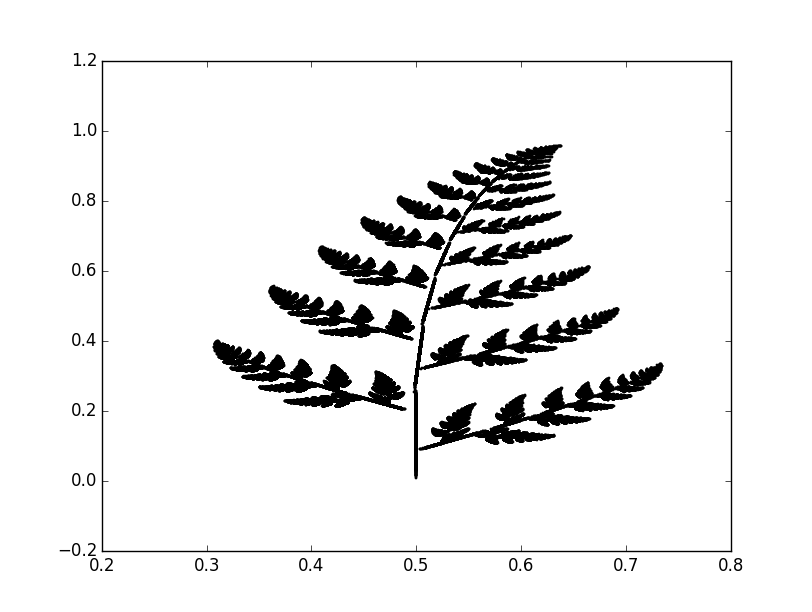

The Python source for this figure:
#!/usr/bin/env python3

from random import random
import matplotlib.pyplot as plt

X = list()
Y = list()

x, y = 0.5, 0.0 

def Evolve(x, y):
    xnew, ynew = None, None
    if random() < 0.02: xnew, ynew = (0.5, 0.27*y)
    elif random() <= 0.17: xnew, ynew = (-0.139*x+0.263*y+0.57, 0.246*x + 0.224*y-0.036)
    elif random() <= 0.3: xnew, ynew = (0.17*x-0.215*y+0.408, 0.222*x+0.176*y+0.0893)
    else: xnew, ynew = (0.781*x+0.034*y+0.1075, -0.032*x+0.739*y+0.27)
    return (xnew, ynew)

for i in range(150000):
    x, y = Evolve(x, y)
    X.append(x)
    Y.append(y)

plt.scatter(X, Y, s=1)
plt.show()
